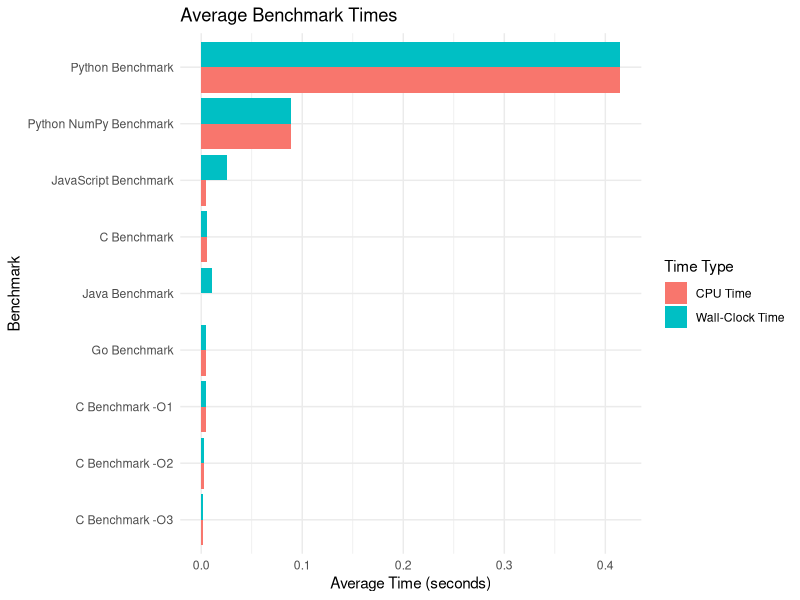

Write the R code that produced this figure.
# Load required packages
library(tidyverse)

# Read the CSV file
data <- read_csv("../benchmark_data.csv")

# Summarize average Wall-Clock and CPU time by Benchmark
avg_times <- data %>%
  group_by(Benchmark) %>%
  summarise(
    avg_wall = mean(`Wall-Clock Time`),
    avg_cpu = mean(`CPU Time`)
  ) %>%
  pivot_longer(cols = c(avg_wall, avg_cpu), names_to = "Time_Type", values_to = "Average_Time")

# Rename time types for display
avg_times$Time_Type <- recode(avg_times$Time_Type,
                              "avg_wall" = "Wall-Clock Time",
                              "avg_cpu" = "CPU Time")

# Plot the bar chart
benchmark_plot <- ggplot(avg_times, aes(x = reorder(Benchmark, Average_Time), y = Average_Time, fill = Time_Type)) +
    geom_bar(stat = "identity", position = "dodge") +
    coord_flip() +  # Flip for better readability
    labs(title = "Average Benchmark Times",
        x = "Benchmark",
        y = "Average Time (seconds)",
        fill = "Time Type") +
    theme_minimal()

ggsave("benchmark_times.png", plot = benchmark_plot, width = 10, height = 6, dpi = 300)
